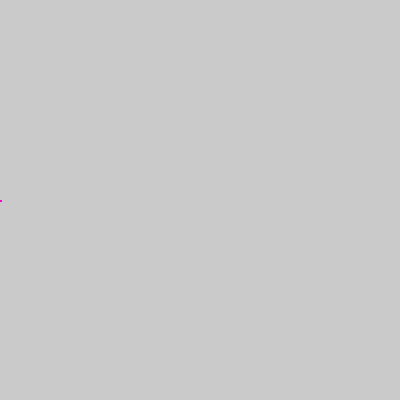
Frame 1 (no input)
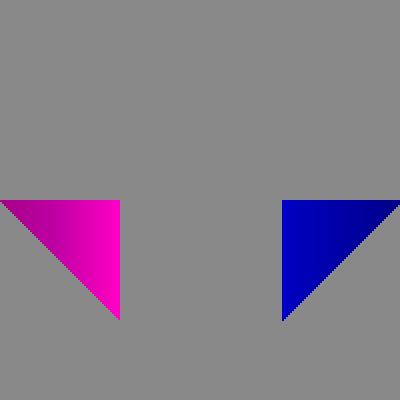
Frame 60 (the mouse pressed at the canvas centre just before this capture)
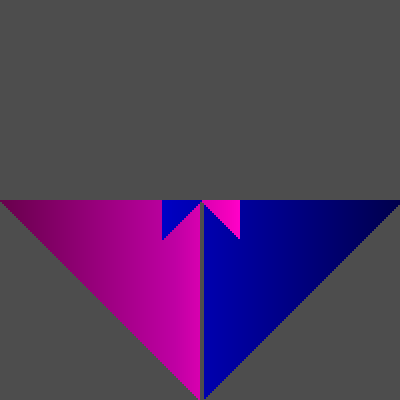
Frame 120 (the mouse held since frame 60 and released just before this capture)

The Processing sketch that drew these frames (run headless with seeded random() and noise(); from frame 60 on, the mouse is pressed at the canvas centre):

// Processing sketch: processing_56803
// ── processing_56803.pde

// Created by Fatima Zahrah Rashid for Interactivity 1. Theme = Attract/Avoid.
float r = (0);
float l = (400);
float d = (200);
float w = (2);
float h = (2);
void setup(){
  size(400,400);
  smooth();
  noStroke();
  ellipseMode(RADIUS);
  frameRate (150);
}
void draw(){
 fill(0, 2);  // background colour, alpha for motion blur
 rect(0,0,width,height); // background shape size of window
 fill(255,0,200);  // circle fill colour shape size of window
 rect(r,d,w,h);
r +=2;
if (r > 400){
  r = 0;
  d = random (0,400) ;
}
h +=1;
if (h > 200){
  h = 0;
}
 fill(0,0,200);  //
 rect(l,d,w,h);
l -=2;
if (l < 0){
  l = 400;
  d = random (0,400) ;
}
h +=1;
if (h > 200){
  h = 0;
}



}
